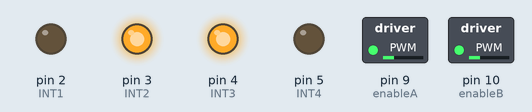
A sketch run on a simulated Arduino Uno, built with avr-gcc and run on an emulated ATmega328P. Parts: switched loads named in the sketch (green lamp = pin HIGH), output pins drawn as LEDs (lit = HIGH).

Above: at 0.05 s.
Timing chart, 0 to 3.0 s (numbered marks = the images above):
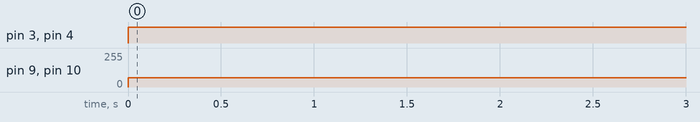

The sketch:

main.ino
```cpp
#include "carrinho.h"

void setup() {
    inicializarCarrinho();
}

void loop() {
    aceleracao(2);  // Velocidade média
    frente();       // Mover para frente
    delay(1000);    // Mover por 1 segundo
    parar();        // Parar
}
```

carrinho.c
```cpp
// carrinho.cpp
#include "carrinho.h"
#include <Arduino.h>

void inicializarCarrinho() {
    // Configurando pinos de controle dos motores como saída
    pinMode(INT1, OUTPUT);
    pinMode(INT2, OUTPUT);
    pinMode(INT3, OUTPUT);
    pinMode(INT4, OUTPUT);

    // Configurando pinos de enable
    pinMode(enableA, OUTPUT);
    pinMode(enableB, OUTPUT);

    // Habilitando os motores
    digitalWrite(enableA, HIGH);
    digitalWrite(enableB, HIGH);
}

void aceleracao(int modo) {
    if (modo == 1) {
        analogWrite(enableA, 40);
        analogWrite(enableB, 40);
    }
    else if (modo == 2) {
        analogWrite(enableA, 70);
        analogWrite(enableB, 70);
    }
    else if (modo == 3) {
        analogWrite(enableA, 100);
        analogWrite(enableB, 100);
    }
}

void frente() {
    // Configura o movimento para frente
    digitalWrite(INT1, LOW);
    digitalWrite(INT2, HIGH);
    digitalWrite(INT3, HIGH);
    digitalWrite(INT4, LOW);
}

void esquerda() {
    // Configura o movimento para a esquerda
    digitalWrite(INT1, LOW);
    digitalWrite(INT2, HIGH);
    digitalWrite(INT3, LOW);
    digitalWrite(INT4, LOW);
}

void direita() {
    // Configura o movimento para a direita
    digitalWrite(INT1, LOW);
    digitalWrite(INT2, LOW);
    digitalWrite(INT3, HIGH);
    digitalWrite(INT4, LOW);
}

void parar() {
    // Para o robô
    digitalWrite(INT1, LOW);
    digitalWrite(INT2, LOW);
    digitalWrite(INT3, LOW);
    digitalWrite(INT4, LOW);
}
```

carrinho.h
```cpp
// carrinho.h
#ifndef CARRINHO_H
#define CARRINHO_H

// Pins
#define INT1 2
#define INT2 3
#define INT3 4
#define INT4 5
#define enableA 9
#define enableB 10

// Protótipos de função
void inicializarCarrinho();
void aceleracao(int modo);
void frente();
void esquerda();
void direita();
void parar();

#endif
```

Measured:
- by itself, pin 3 (INT2), pin 4 (INT3): LOW → HIGH at 0.00 s
- by itself, pin 9 (enableA), pin 10 (enableB): 0/255 → 70/255 at 0.00 s
